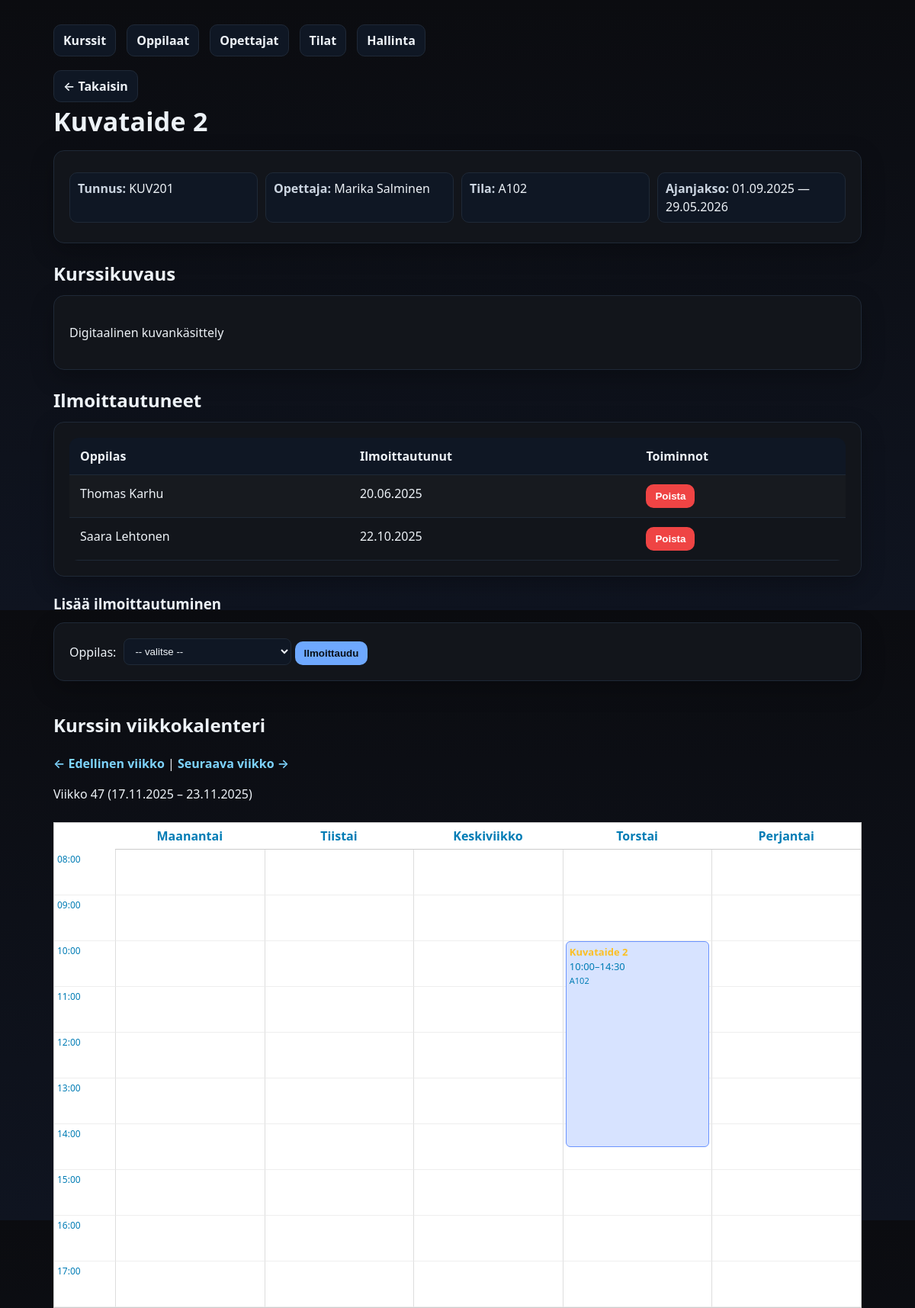
Screenshot of /kurssienhallinta/kurssi.php?id=22 with the database file from the repository.
### tables this page shows
CREATE TABLE `kurssit` (
  `kurssi_id` int(11) NOT NULL,
  `kurssin_tunnus` varchar(20) NOT NULL,
  `kurssi_nimi` varchar(100) NOT NULL,
  `kurssikuvaus` text DEFAULT NULL,
  `aloituspaiva` date NOT NULL,
  `lopetuspaiva` date NOT NULL,
  `opettaja_id` int(11) NOT NULL,
  `tila_id` int(11) NOT NULL
);

CREATE TABLE `opettajat` (
  `opettaja_id` int(11) NOT NULL,
  `etunimi` varchar(50) NOT NULL,
  `sukunimi` varchar(50) NOT NULL,
  `aine` varchar(100) NOT NULL
);

CREATE TABLE `tilat` (
  `tila_id` int(11) NOT NULL,
  `tila_nimi` varchar(50) NOT NULL,
  `paikkoja` int(11) NOT NULL
);

CREATE TABLE `ilmoittautuminen` (
  `ilmoittautuminen_id` int(11) NOT NULL,
  `opiskelija_id` int(11) NOT NULL,
  `kurssi_id` int(11) NOT NULL,
  `ilmoittautumispaiva` datetime NOT NULL DEFAULT current_timestamp()
);

CREATE TABLE `oppilaat` (
  `oppilas_id` int(11) NOT NULL,
  `etunimi` varchar(50) NOT NULL,
  `sukunimi` varchar(50) NOT NULL,
  `syntymaaika` date NOT NULL,
  `vuosikurssi` int(11) NOT NULL
);

### kurssienhallinta/kurssi.php (the view, shortened to what this page needs)
<?php
function finDate($date) {
    return date("d.m.Y", strtotime($date));
}
$pdo = getPDO();
$kurssi_id = (int)$_GET['id'];
$stmt = $pdo->prepare("SELECT k.*, o.etunimi AS op_etunimi, o.sukunimi AS op_sukunimi, t.tila_nimi
    FROM kurssit k
    JOIN opettajat o ON k.opettaja_id = o.opettaja_id
    JOIN tilat t ON k.tila_id = t.tila_id
    WHERE k.kurssi_id = ?");
$stmt->execute([$kurssi_id]);
$kurssi = $stmt->fetch();
$stmt = $pdo->prepare("SELECT i.ilmoittautuminen_id, o.oppilas_id, o.etunimi, o.sukunimi, i.ilmoittautumispaiva
    FROM ilmoittautuminen i
    JOIN oppilaat o ON i.opiskelija_id = o.oppilas_id
    WHERE i.kurssi_id = ?
    ORDER BY i.ilmoittautumispaiva ASC");
$stmt->execute([$kurssi_id]);
$ilmo = $stmt->fetchAll();
$week = isset($_GET['week']) ? (int)$_GET['week'] : date("W");
$year = isset($_GET['year']) ? (int)$_GET['year'] : date("Y");
$dt = new DateTime();
$dt->setISODate($year, $week);
$weekStart = $dt->format("Y-m-d");
$dt->modify("+6 days");
$weekEnd = $dt->format("Y-m-d");
$paivat = ["Maanantai","Tiistai","Keskiviikko","Torstai","Perjantai"];
?>
<!doctype html>
<html lang="fi">
<head>
  <link rel="stylesheet" href="styles.css">
</head>
<body>
  <div class="container">
    <div class="nav">
      <a href="index.php">Kurssit</a>
      <a href="oppilaat.php">Oppilaat</a>
      <a href="opettajat.php">Opettajat</a>
      <a href="tilat.php">Tilat</a>
      <a href="admin.php">Hallinta</a>
    </div>
    <a class="back" href="index.php">← Takaisin</a>
    <h1 class="page-title"><?= htmlspecialchars($kurssi['kurssi_nimi']) ?></h1>
    <div class="card">
      <div class="meta">
        <div><strong>Tunnus:</strong> <?= htmlspecialchars($kurssi['kurssin_tunnus']) ?></div>
        <div><strong>Opettaja:</strong> <?= htmlspecialchars($kurssi['op_etunimi'].' '.$kurssi['op_sukunimi']) ?></div>
        <div><strong>Tila:</strong> <?= htmlspecialchars($kurssi['tila_nimi']) ?></div>
        <div><strong>Ajanjakso:</strong> <?= finDate($kurssi['aloituspaiva']) ?> — <?= finDate($kurssi['lopetuspaiva']) ?></div>
      </div>
    </div>
    <?php if (!empty($kurssi['kurssikuvaus'])): ?>
      <h2 style="margin:22px 0 10px">Kurssikuvaus</h2>
      <div class="card">
        <p><?= nl2br(htmlspecialchars($kurssi['kurssikuvaus'])) ?></p>
      </div>
    <?php endif; ?>
    <h2 style="margin:22px 0 10px">Ilmoittautuneet</h2>
    <div class="card table-wrap">
      <?php if (count($ilmo) === 0): ?>
        <p class="muted">Ei ilmoittautuneita.</p>
      <?php else: ?>
        <table>
          <thead>
            <tr>
              <th>Oppilas</th>
              <th>Ilmoittautunut</th>
              <th>Toiminnot</th>
            </tr>
          </thead>
          <tbody>
            <?php foreach($ilmo as $r): ?>
            <tr>
              <td><?= htmlspecialchars($r['etunimi'].' '.$r['sukunimi']) ?></td>
              <td><?= finDate($r['ilmoittautumispaiva']) ?></td>
              <td>
                <form method="post" action="poista_ilmo.php" style="display:inline">
                  <button class="btn btn-danger" type="submit" onclick="return confirm('Poistetaanko ilmoittautuminen?')">Poista</button>
                </form>
              </td>
            </tr>
            <?php endforeach; ?>
          </tbody>
        </table>
      <?php endif; ?>
    </div>
    <h3 style="margin:22px 0 10px">Lisää ilmoittautuminen</h3>
    <div class="card">
      <form method="post" action="ilmoittaudu.php">
        <label>Oppilas:
          <select name="oppilas_id" required>
            <option value="">-- valitse --</option>
          </select>
        </label>
        <button class="btn" type="submit">Ilmoittaudu</button>
      </form>
    </div>
<h2 style="margin-top:40px;">Kurssin viikkokalenteri</h2>
<p>
  <a href="kurssi.php?id=<?= $kurssi_id ?>&week=<?= $week-1 ?>&year=<?= $year ?>">← Edellinen viikko</a>
   |
  <a href="kurssi.php?id=<?= $kurssi_id ?>&week=<?= $week+1 ?>&year=<?= $year ?>">Seuraava viikko →</a>
</p>
<p>Viikko <?= $week ?> (<?= finDate($weekStart) ?> – <?= finDate($weekEnd) ?>)</p>
<div class="calendar-grid">
    <?php
    $startHour = 8;
    $endHour = 17;
    ?>
    <div></div>
    <?php foreach ($paivat as $pv): ?>
        <div style="text-align:center; padding:5px; font-weight:bold; border-bottom:1px solid #ccc;">
            <?= $pv ?>
        </div>
    <?php endforeach; ?>
    <?php for ($h = $startHour; $h <= $endHour; $h++): ?>
        <div class="time-cell"><?= sprintf("%02d:00", $h) ?></div>
        <?php foreach ($paivat as $pv): ?>
            <div class="day-column" data-day="<?= $pv ?>"></div>
        <?php endforeach; ?>
    <?php endfor; ?>
</div>
  </div>
</body>
</html>

### kurssienhallinta/styles.css (style rules this page uses)
:root { --bg:#0b0c10; --card:#12151b; --muted:#98a2b3; --text:#edf2f7; --accent:#6ea8fe; --danger:#ef4444; --border:#1f2937; }
* { box-sizing:border-box }
html,body { height:100% }
body { margin:0; font:16px/1.5 system-ui,-apple-system,Segoe UI,Roboto,Ubuntu,'Helvetica Neue',Arial; background:linear-gradient(180deg,#0b0c10 0%, #0f1420 100%); color:var(--text); }
.container { max-width:1100px;margin:32px auto;padding:0 20px }
.card { background:var(--card); border:1px solid var(--border); border-radius:14px; padding:20px; box-shadow:0 10px 30px rgba(0,0,0,.25); }
.page-title { margin:0 0 12px; font-size:clamp(24px,3.2vw,34px); letter-spacing:.2px; }
.nav { display:flex;gap:14px;flex-wrap:wrap;margin:0 0 18px }
.nav a,.back { color:var(--text); text-decoration:none; background:#0f1724; border:1px solid var(--border); padding:8px 12px;border-radius:10px; transition:all .15s ease; }
.back { display:inline-flex;align-items:center;gap:8px }
.table-wrap { overflow:auto }
table { width:100%;border-collapse:collapse;border-radius:12px;overflow:hidden }
th,td { padding:12px 14px;border-bottom:1px solid var(--border);text-align:left;vertical-align:top }
thead th { background:#0f1724;font-weight:600 }
tbody tr:nth-child(odd) { background:rgba(255,255,255,.02) }
.btn { appearance:none;border:0;border-radius:10px; padding:8px 12px;background:var(--accent); color:#091018;font-weight:600;cursor:pointer; transition:transform .15s ease, opacity .15s ease; }
.btn-danger { background:var(--danger);color:#fff }
select { background:#0f1724;color:var(--text);border:1px solid var(--border); padding:8px 10px;border-radius:8px;min-width:220px }
label { display:inline-flex;gap:10px;align-items:center }
.meta { display:grid;grid-template-columns:repeat(auto-fit,minmax(220px,1fr));gap:10px;margin:8px 0 6px }
.meta div { background:#0f1724;border:1px solid var(--border);padding:8px 10px;border-radius:10px }
.meta strong { font-weight:600;color:#cbd5e1 }
a { color: #7dd3fc; text-decoration: none; font-weight: 600; transition: color .15s ease; }

### kurssienhallinta/kurssi.php (style rules this page uses)
.calendar-grid { display: grid; grid-template-columns: 80px repeat(5, 1fr); border: 1px solid #ccc; margin-top: 25px; background: #fff; color: #007cb5ff; }
.time-cell { border-bottom: 1px solid #eee; height: 60px; padding: 4px; font-size: 12px; color: #007cb5ff; }
.day-column { position: relative; border-left: 1px solid #ddd; border-bottom: 1px solid #eee; }

### rows the page displays
kurssit: kurssi_nimi "Kuvataide 2", kurssin_tunnus "KUV201", opettaja.sukunimi "Marika Salminen", tila.tila_nimi "A102", aloituspaiva "01.09.2025", lopetuspaiva "29.05.2026", kurssikuvaus "Digitaalinen kuvankäsittely"
ilmoittautuminen: opiskelija.sukunimi "Thomas Karhu", ilmoittautumispaiva "20.06.2025"
ilmoittautuminen: opiskelija.sukunimi "Saara Lehtonen", ilmoittautumispaiva "22.10.2025"

### other values shown
$week "47"
$pv "Maanantai"
$pv "Tiistai"
$pv "Keskiviikko"
$pv "Torstai"
$pv "Perjantai"
